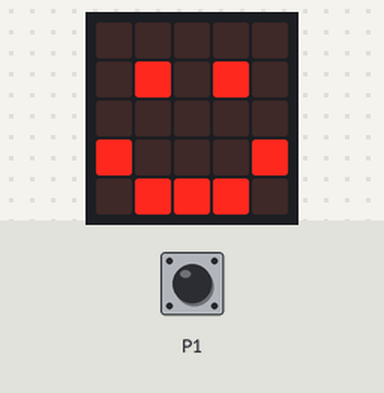
The program below on a simulated BBC micro:bit running MicroPython. Parts: the board's 5×5 LED display. The inputs (shaded band) are chosen by the test bench; at power-on: P1 LOW.

Above: at 1.2 s.
1.3 s: P1 pulled HIGH for 1 s
At 2.5 s:
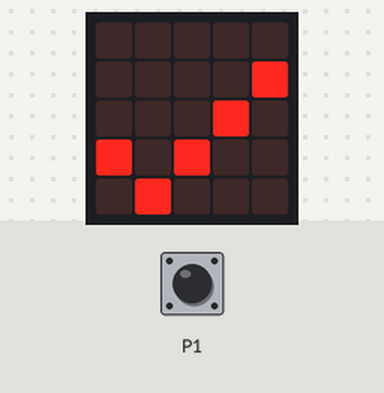
3.8 s: P1 pulled HIGH for 0.15 s
At 5.0 s:
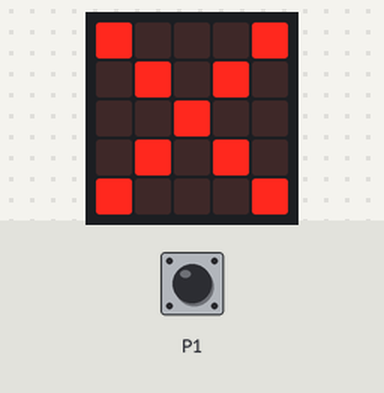
5.4 s: P1 pulled HIGH for 3.2 s
At 5.5 s:
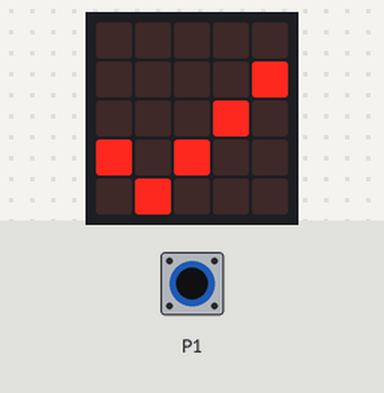
Timing chart, 0 to 8.4 s (numbered marks = the images above; inputs shaded):
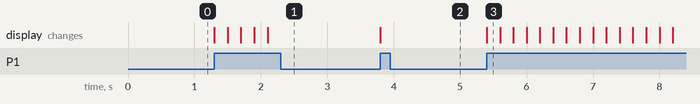

Measured:
- after the input at 1.3 s, the display: changes at once (image 1)
- after the input at 3.8 s, the display: changes at once (image 2)
- after the input at 5.4 s, the display: changes at once (image 3)

The program:

Buttons_control_the_microbit_display.py
```python
import microbit
from microbit import *
display.show(Image.HAPPY)
a=0
while True:
    if pin1.read_digital():
        if a==1:
            display.show(Image.NO)
            a=0
            sleep(200)
        elif a==0:
            display.show(Image.YES)
            a=1
            sleep(200)
```
